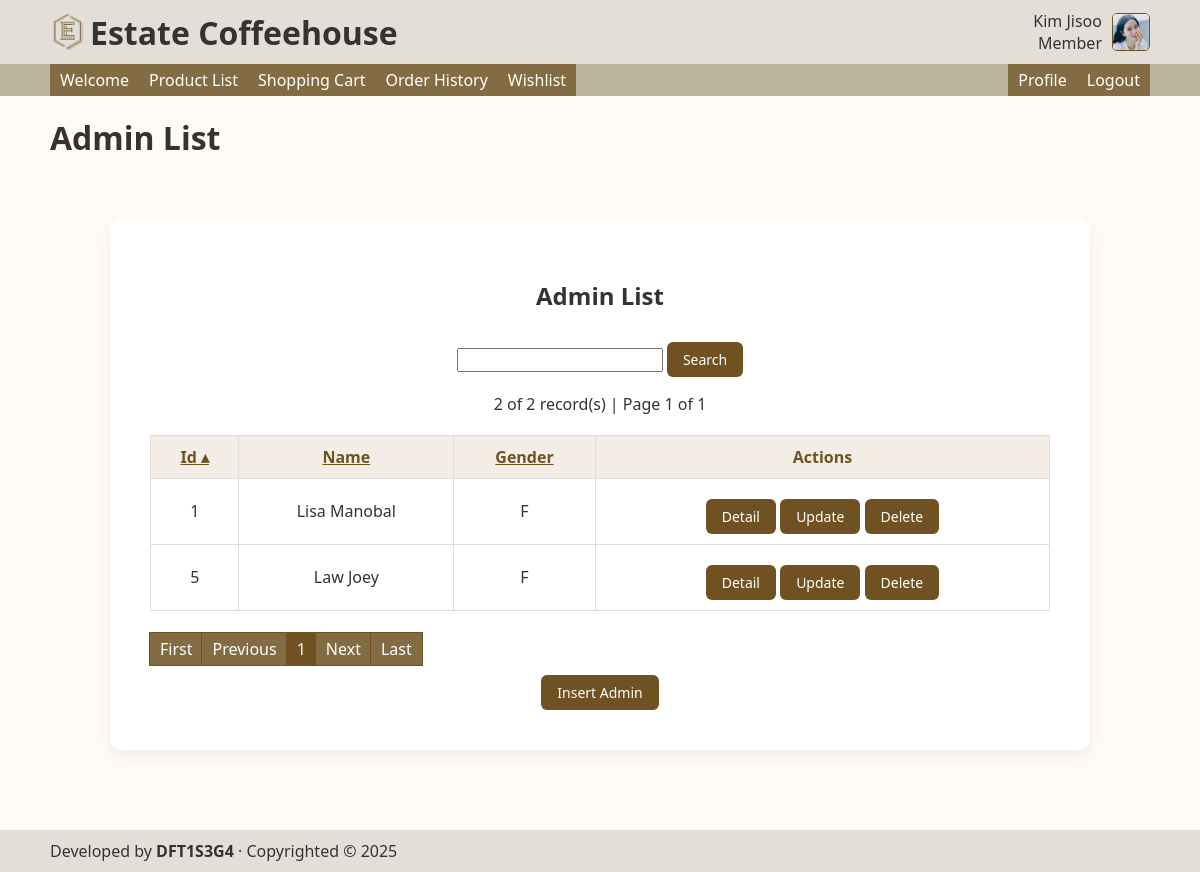
Screenshot of /admin/admin_list.php (signed in) with the database file from the repository.
### tables this page shows
CREATE TABLE `user` (
  `id` int(11) NOT NULL,
  `gender` char(1) NOT NULL,
  `email` varchar(100) NOT NULL,
  `password` varchar(100) NOT NULL,
  `name` varchar(100) NOT NULL,
  `photo` varchar(100) NOT NULL,
  `role` varchar(100) NOT NULL
);

### admin/admin_list.php (the view, shortened to what this page needs)
<?php
include '../_base.php';
$name = req('name');
$nameParam = "%$name%";
$fields = [
    'id'     => 'Id',
    'name'   => 'Name',
    'gender' => 'Gender',
];
$sort = req('sort');
key_exists($sort, $fields) || $sort = 'id';
$dir = req('dir');
in_array($dir, ['asc', 'desc']) || $dir = 'asc';
$page = req('page', 1);
require_once '../lib/SimplePager.php';
$sql = "SELECT * FROM user WHERE role = 'Admin' AND name LIKE ? ORDER BY $sort $dir";
$params = [$nameParam];
$p = new SimplePager($sql, $params, 10, $page);
$arr = $p->result;
include '../_head.php';
?>
<link rel="stylesheet" href="/css/admin.css">
<div class="container">
    <h2>Admin List</h2>
    <form>
        <?= html_search('name') ?>
        <button>Search</button>
    </form>
    <p>
        <?= $p->count ?> of <?= $p->item_count ?> record(s) |
        Page <?= $p->page ?> of <?= $p->page_count ?>
    </p>
    <table class="table">
        <tr>
            <?= table_headers($fields, $sort, $dir, "name=$name&page=$page") ?>
            <th>Actions</th>
        </tr>
        <?php foreach ($arr as $s): ?>
        <tr>
            <td><?= $s->id ?></td>
            <td><?= $s->name ?></td>
            <td><?= $s->gender ?></td>
            <td>
                <button data-get="/admin/admin_detail.php?id=<?= $s->id ?>">Detail</button>
                <button data-get="/admin/update_admin.php?id=<?= $s->id ?>">Update</button>
                <button data-post="/admin/delete_admin.php?id=<?= $s->id ?>" data-confirm="Delete this record?">Delete</button>
            </td>
        </tr>
        <?php endforeach ?>
    </table>
    <br>
    <?= $p->html("name=$name&sort=$sort&dir=$dir") ?>
    <div>
        <a href="/admin/insert_admin.php">
            <button>Insert Admin</button>
        </a>
    </div>
</div>
<?php
include '../_foot.php';
?>

### css/app.css (style rules this page uses)
body, input, button, textarea, select { font-family: 'Segoe UI', Tahoma, Geneva, Verdana, sans-serif; font: 16px ; }
body { margin: 0; height: 100vh; display: grid; grid: auto auto 1fr auto / auto; }
.table { border-collapse: collapse; }
.table th, .table td { border: 1px solid #705222; padding: 5px; }
.table th { color: #fff; background: #666; }
.table { border-collapse: collapse; margin-top: 1rem; }
.table th, .table td { padding: 0.75rem; text-align: left; border-bottom: 1px solid #000000; }
.table th { background-color: #836b43; }

### css/admin.css (style rules this page uses)
body { font-family: 'Segoe UI', Tahoma, Geneva, Verdana, sans-serif; background-color: #fffaf5; color: #333; margin: 0; padding: 0; }
.container { max-width: 900px; margin: 60px auto; padding: 40px; background: #fff; border-radius: 12px; box-shadow: 0 6px 18px rgba(0, 0, 0, 0.06); text-align: center; }
.table { width: 100%; border-collapse: collapse; margin-top: 20px; }
.table th, .table td { border: 1px solid #ddd; padding: 10px; text-align: center; }
.table th { background-color: #f3ede5; color: #705222; }
button { margin-top: 10px; padding: 8px 16px; border: none; background-color: #705222; color: white; border-radius: 6px; cursor: pointer; font-size: 14px; }
form { display: inline-block; }

### rows the page displays
user: id "1", name "Lisa Manobal", gender "F"
user: id "5", name "Law Joey", gender "F"

### other values shown
$_user->name "Kim Jisoo"
$_user->role "Member"
$_title "Admin List"
$p->count "2"
$p->item_count "2"
$p->page "1"
$p->page_count "1"
$v "Id"
$v "Name"
$v "Gender"
